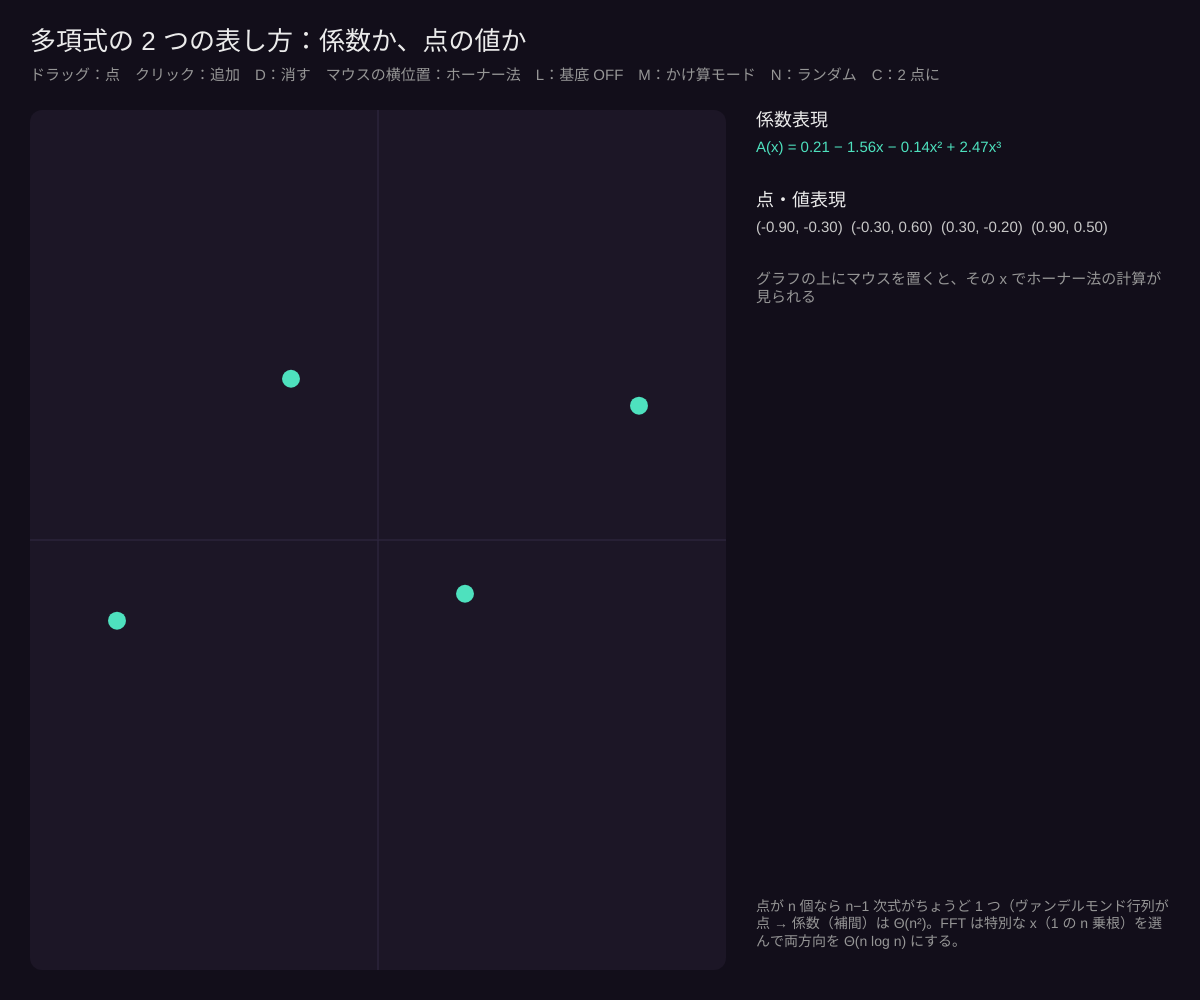
Frame 1 (no input)
Frame 60 (no input): identical to frame 1, image omitted
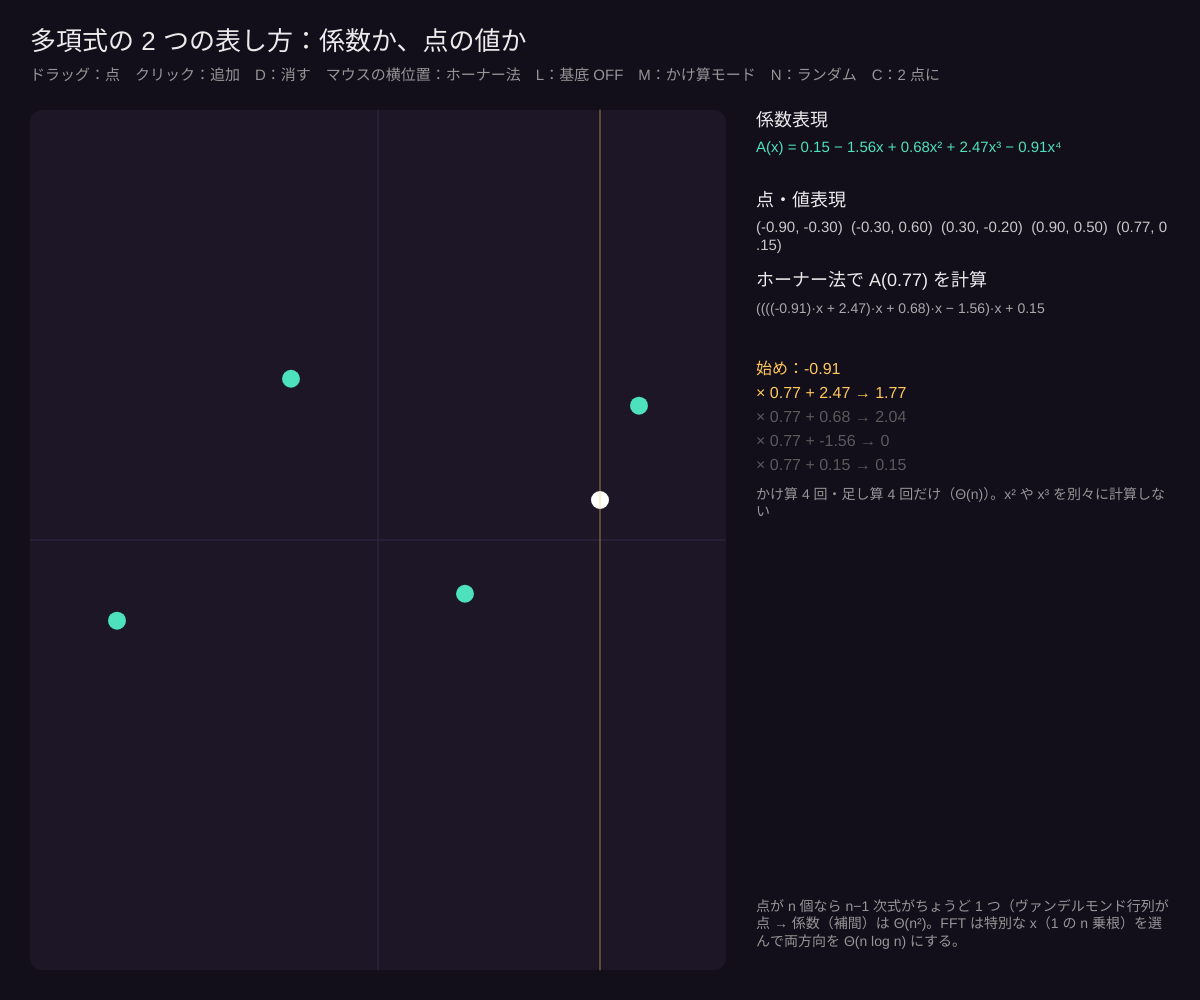
Frame 120 (the mouse pressed at the canvas centre since frame 60)

The p5.js sketch that drew these frames (run headless with seeded random() and noise() and a simulated clock; from frame 60 on, the mouse is pressed at the canvas centre):

// p5.js sketch
// ── sketch.js
// ============================================
// 06 多項式の 2 つの表し方：係数か、点の値か
// 次数 n−1 の多項式は「n 個の係数」でも「n 個の点（x, y）」でも 1 つに決まる
// 係数 → 点：ホーナー法で 1 点 Θ(n)。点 → 係数：ラグランジュ補間。
// かけ算は点の値なら点ごとに掛けるだけ（Θ(n)）。だから「速く変換する方法」= FFT（07〜09）が欲しい
// ドラッグ：点を動かす / クリック：点を追加 / D：マウスに近い点を消す / マウスの横位置：ホーナー法で計算する x
// L：ラグランジュの基底を表示 / M：かけ算モード / N：ランダム / C：2 点に戻す
// ============================================

let hornerSpeed = 40; // ★ ホーナー法の 1 段の表示時間（フレーム）

let pts = [], coef = [], ok = true, drag = -1, showL = false, mulMode = false;
let hornerT = 0, lastX0 = null;
let Bpts = [{ x: -1, y: 0.6 }, { x: 0, y: -0.4 }, { x: 1, y: 0.8 }];

function setup() {
  createCanvas(windowWidth, windowHeight);
  textWrap(CHAR);
  pts = [{ x: -0.9, y: -0.3 }, { x: -0.3, y: 0.6 }, { x: 0.3, y: -0.2 }, { x: 0.9, y: 0.5 }];
  interp();
}

function polyMul(p, q) { let r = Array(p.length + q.length - 1).fill(0); for (let i = 0; i < p.length; i++) for (let j = 0; j < q.length; j++) r[i + j] += p[i] * q[j]; return r; }

// ラグランジュ補間：Σ y_k · Π_{j≠k} (x − x_j)/(x_k − x_j) を展開して係数にする
function lagrange(P) {
  let n = P.length, c = Array(n).fill(0);
  for (let k = 0; k < n; k++) {
    let num = [1], den = 1;
    for (let j = 0; j < n; j++) if (j !== k) { num = polyMul(num, [-P[j].x, 1]); den *= P[k].x - P[j].x; }
    if (abs(den) < 1e-9) return null;
    for (let i = 0; i < n; i++) c[i] += (P[k].y * num[i]) / den;
  }
  return c;
}
function interp() { let c = lagrange(pts); ok = !!c; if (c) coef = c; }
function horner(c, x) { let v = 0; for (let k = c.length - 1; k >= 0; k--) v = v * x + c[k]; return v; }

function R() { return { x: 30, y: 110, w: width * 0.58, h: height - 140 }; }
function sx(x) { let r = R(); return r.x + ((x + 1.2) / 2.4) * r.w; }
function sy(y) { let r = R(); return r.y + r.h / 2 - (y / 1.6) * (r.h / 2); }
function wx(px) { let r = R(); return ((px - r.x) / r.w) * 2.4 - 1.2; }
function wy(py) { let r = R(); return -((py - r.y - r.h / 2) / (r.h / 2)) * 1.6; }

function curve(c, col, w) {
  noFill(); stroke(col); strokeWeight(w); beginShape();
  for (let i = 0; i <= 240; i++) { let x = map(i, 0, 240, -1.2, 1.2), v = horner(c, x); if (abs(v) < 1.7) vertex(sx(x), sy(v)); else { endShape(); beginShape(); } }
  endShape();
}

function draw() {
  background(18, 14, 26);
  let r = R();
  fill(235); noStroke(); textSize(26); textAlign(LEFT, BASELINE);
  text('多項式の 2 つの表し方：係数か、点の値か' + (mulMode ? '　［かけ算モード］' : ''), 30, 50);
  textSize(15); fill(150);
  text('ドラッグ：点　クリック：追加　D：消す　マウスの横位置：ホーナー法　L：基底 ' + (showL ? 'ON' : 'OFF') + '　M：かけ算モード　N：ランダム　C：2 点に', 30, 80);
  fill(28, 22, 38); rect(r.x, r.y, r.w, r.h, 12);
  push(); drawingContext.beginPath(); drawingContext.rect(r.x, r.y, r.w, r.h); drawingContext.clip(); // 枠の外は描かない
  stroke(50, 42, 68); strokeWeight(1); line(r.x, sy(0), r.x + r.w, sy(0)); line(sx(0), r.y, sx(0), r.y + r.h);

  if (!ok) { noStroke(); fill(255, 110, 110); textSize(18); text('x が同じ点が 2 つある → 1 つの多項式では通れない（補間できない）', r.x + 20, r.y + 30); }
  if (ok && showL) {
    for (let k = 0; k < pts.length; k++) {
      let num = [1], den = 1;
      for (let j = 0; j < pts.length; j++) if (j !== k) { num = polyMul(num, [-pts[j].x, 1]); den *= pts[k].x - pts[j].x; }
      curve(num.map(v => (v * pts[k].y) / den), color((k * 67) % 360 < 180 ? 120 : 200, 120 + k * 15, 255, 120), 1.5);
    }
  }
  if (ok) curve(coef, color(78, 225, 190), 4);

  let bc = lagrange(Bpts);
  if (mulMode && ok && bc) {
    curve(bc, color(255, 200, 90), 3);
    let cc = polyMul(coef, bc), N = cc.length;
    curve(cc, color(255, 95, 109), 4);
    for (let j = 0; j < N; j++) { // 積の次数 + 1 個の点で、値を掛け算するだけ
      let x = map(j, 0, N - 1, -1, 1), va = horner(coef, x), vb = horner(bc, x), vc = va * vb;
      stroke(255, 95, 109, 120); strokeWeight(1); line(sx(x), sy(0), sx(x), sy(constrain(vc, -1.6, 1.6)));
      noStroke(); fill(255, 95, 109); circle(sx(x), sy(constrain(vc, -1.6, 1.6)), 10);
    }
  }
  for (let i = 0; i < pts.length; i++) { noStroke(); fill(i === drag ? 255 : color(78, 225, 190)); circle(sx(pts[i].x), sy(pts[i].y), 18); }
  pop();

  // ホーナー法：マウスの x で値を計算する
  let px = r.x + r.w + 30, w = width - px - 30, yy = 112;
  textAlign(LEFT, TOP); noStroke();
  fill(235); textSize(18); text('係数表現', px, yy); yy += 28;
  textSize(15); fill(78, 225, 190);
  if (ok) text('A(x) = ' + coef.map((c, k) => (k === 0 ? fmt(c) : (c >= 0 ? ' + ' : ' − ') + fmt(abs(c)) + 'x' + (k > 1 ? sup(k) : ''))).join(''), px, yy, w);
  yy += 52;
  fill(235); textSize(18); text('点・値表現', px, yy); yy += 28;
  textSize(15); fill(200); text(pts.map(p => `(${p.x.toFixed(2)}, ${p.y.toFixed(2)})`).join('  '), px, yy, w); yy += 52;

  let inside = mouseX > r.x && mouseX < r.x + r.w && mouseY > r.y && mouseY < r.y + r.h;
  if (ok && inside) {
    let x0 = wx(mouseX);
    if (lastX0 === null || abs(x0 - lastX0) > 0.02) { hornerT = 0; lastX0 = x0; }
    hornerT++;
    let n = coef.length, stage = min(n - 1, floor(hornerT / hornerSpeed));
    let v = coef[n - 1];
    for (let k = n - 2; k >= n - 1 - stage; k--) v = v * x0 + coef[k];
    stroke(255, 200, 90, 150); strokeWeight(1); line(sx(x0), r.y, sx(x0), r.y + r.h);
    if (stage === n - 1) { noStroke(); fill(255, 200, 90); circle(sx(x0), sy(constrain(v, -1.6, 1.6)), 16); }
    noStroke(); fill(235); textSize(18); text(`ホーナー法で A(${x0.toFixed(2)}) を計算`, px, yy); yy += 30;
    let s = fmt(coef[n - 1]);
    for (let k = n - 2; k >= 0; k--) s = `(${s})·x + ${fmt(coef[k])}`;
    textSize(14); fill(170); text(s.replace(/\+ -/g, '− '), px, yy, w); yy += 60;
    textSize(16);
    let acc = coef[n - 1];
    fill(stage >= 0 ? color(255, 200, 90) : 120); text(`始め：${fmt(acc)}`, px, yy); yy += 24;
    for (let k = n - 2; k >= 0; k--) {
      let on = n - 2 - k < stage;
      acc = acc * x0 + coef[k];
      fill(on ? color(255, 200, 90) : 90); text(`× ${x0.toFixed(2)} + ${fmt(coef[k])} → ${fmt(acc)}`, px, yy); yy += 24;
    }
    fill(150); textSize(14); text(`かけ算 ${n - 1} 回・足し算 ${n - 1} 回だけ（Θ(n)）。x² や x³ を別々に計算しない`, px, yy + 6, w);
  } else { fill(150); textSize(15); text('グラフの上にマウスを置くと、その x でホーナー法の計算が見られる', px, yy, w); }
  fill(150); textSize(14); textAlign(LEFT, TOP);
  text(mulMode
    ? '黄 B(x) と緑 A(x) を掛けた赤 C(x)。係数どうしの掛け算は Θ(n²) だが、点の値なら「同じ x の値を掛ける」だけ。\n積の次数は増えるので、点は 2n 個いる。'
    : '点が n 個なら n−1 次式がちょうど 1 つ（ヴァンデルモンド行列が正則）。\n点 → 係数（補間）は Θ(n²)。FFT は特別な x（1 の n 乗根）を選んで両方向を Θ(n log n) にする。', px, height - 100, w);
}

function mousePressed() {
  let r = R(); if (mouseX < r.x || mouseX > r.x + r.w || mouseY < r.y || mouseY > r.y + r.h) return;
  drag = -1; for (let i = 0; i < pts.length; i++) if (dist(mouseX, mouseY, sx(pts[i].x), sy(pts[i].y)) < 14) drag = i;
  if (drag < 0 && pts.length < 9) { pts.push({ x: wx(mouseX), y: wy(mouseY) }); drag = pts.length - 1; interp(); }
}
function mouseDragged() { if (drag >= 0) { pts[drag].x = constrain(wx(mouseX), -1.15, 1.15); pts[drag].y = constrain(wy(mouseY), -1.5, 1.5); interp(); } }
function mouseReleased() { drag = -1; }
function keyPressed() {
  if (key === 'l' || key === 'L') showL = !showL;
  if (key === 'm' || key === 'M') mulMode = !mulMode;
  if (key === 'n' || key === 'N') { let k = floor(random(3, 7)); pts = []; for (let i = 0; i < k; i++) pts.push({ x: map(i, 0, k - 1, -1, 1) + random(-0.08, 0.08), y: random(-0.8, 0.8) }); interp(); }
  if (key === 'c' || key === 'C') { pts = [{ x: -0.6, y: -0.4 }, { x: 0.6, y: 0.4 }]; interp(); }
  if ((key === 'd' || key === 'D') && pts.length > 1) { let bi = 0; for (let i = 1; i < pts.length; i++) if (dist(mouseX, mouseY, sx(pts[i].x), sy(pts[i].y)) < dist(mouseX, mouseY, sx(pts[bi].x), sy(pts[bi].y))) bi = i; pts.splice(bi, 1); interp(); }
}
function fmt(v) { return abs(v) < 0.005 ? '0' : v.toFixed(2); }
function sup(k) { return String(k).split('').map(c => '⁰¹²³⁴⁵⁶⁷⁸⁹'[c]).join(''); }
function windowResized() { resizeCanvas(windowWidth, windowHeight); }

// ---------- やってみよう ----------
// 1. 点を 1 つ追加すると、曲線全体が変わる。係数は全部変わるか？
// 2. L で基底を出す：基底 ℓₖ は自分の点で yₖ、ほかの点で 0。足すと緑の曲線
// 3. 点を左右の端に近づけると、曲線が端で暴れる（ルンゲ現象）
